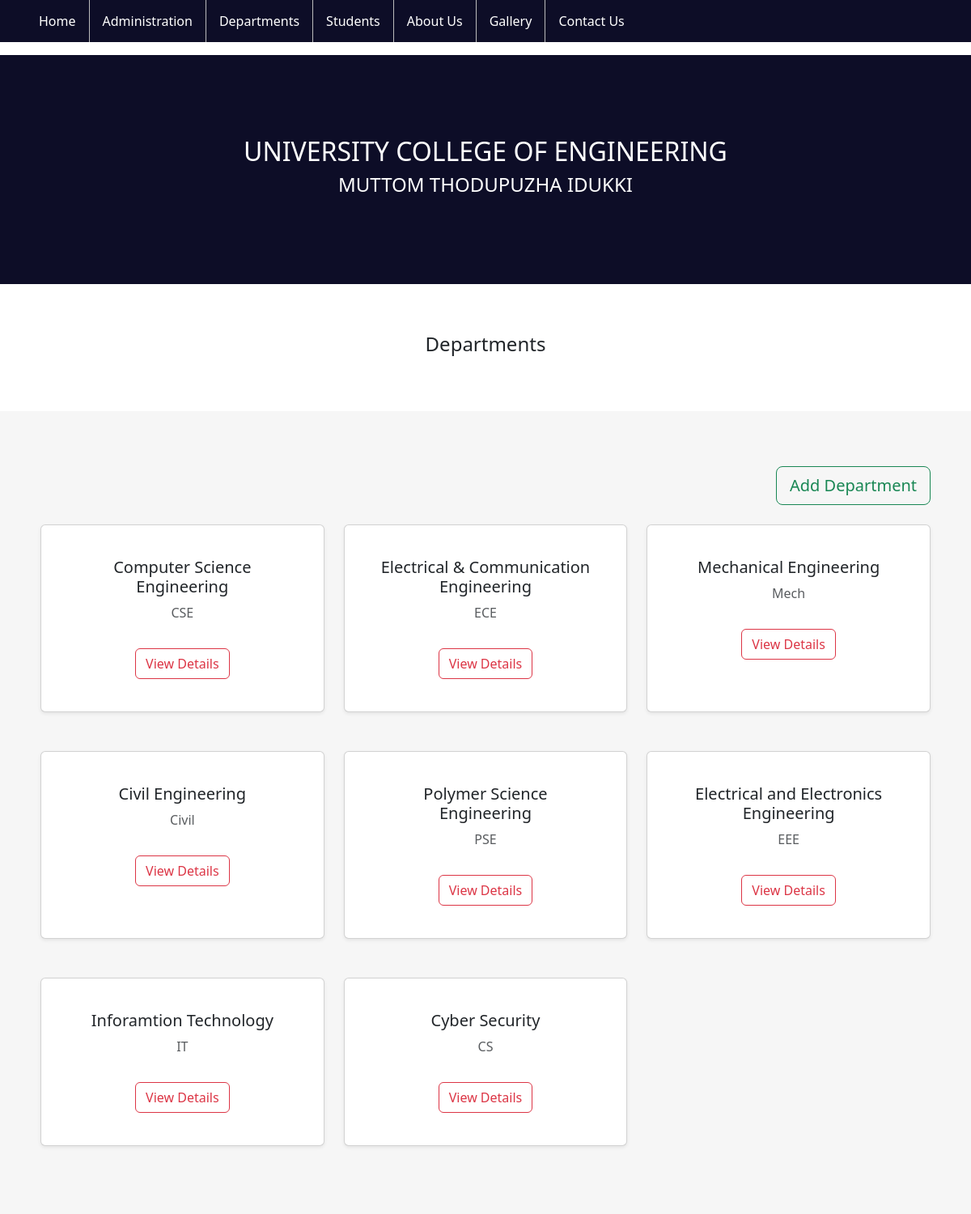
/dept, run on the app's committed database.
### school/models.py (models this page shows)
class departments(models.Model):
    depname = models.CharField(max_length = 255)
    depcode = models.CharField(max_length = 255)

### school/views.py (the view)
# urls.py: path('dept',views.dept,name='dept'),
def dept(request):
   dep = departments.objects.all().values()
   context={
      'dep':dep
   }
   return render(request,'school/departments.html',context)

### school/templates/school/departments.html (shortened to what this page needs)
{% load static %}
{% include 'school/base.html' %}
<!DOCTYPE html>
<html lang="gr">
<head>
    <link href="https://cdn.jsdelivr.net/npm/bootstrap@5.3.3/dist/css/bootstrap.min.css" rel="stylesheet">
</head>
<body>
    <div class="container-fluid text-center commonclass">
        <h4>Departments</h4>
    </div>
    <div class="container-fluid bg-grey">
        <div class="d-flex justify-content-end align-items-center mt-2">
            <a href="/add_dept"><button type="button" class="btn btn-outline-success btn-lg">Add Department</button></a>
        </div>
        <div class="row">
            {% for i in dep %}
            <div class="col-md-4 mb-4 mt-4">
                <div class="card p-4 shadow-sm h-100 text-center card-hover">
                    <div class="card-body">
                        <h5 class="card-title">{{ i.depname }}</h5>
                        <p class="card-text text-muted">{{ i.depcode }}</p>
                        <button type="button" class="btn btn-outline-danger mt-3">View Details</button>
                    </div>
                </div>
            </div>
            {% endfor %}
        </div>
    </div>
</body>
</html>

### school/templates/school/base.html (shortened to what this page needs)
{% load static %}
<!DOCTYPE html>
<html lang="en">
<head>
</head>
<body>
    <ul>
        <li><a href="/home" class="active">Home</a></li>
        <li><a href="/teach">Administration</a></li>
        <li><a href="/dept">Departments</a></li>
        <li><a href="/stud">Students</a></li>
        <li><a href="/aboutus">About Us</a></li>
        <li><a href="#">Gallery</a></li>
        <li><a href="#">Contact Us</a></li>
      </ul>
      <div class="container-fluid bg-blue text-center">
        <h2>UNIVERSITY COLLEGE OF ENGINEERING</h2>
        <h4>MUTTOM THODUPUZHA IDUKKI</h4>
    </div>
</body>
</html>

### school/templates/footer.html (shortened to what this page needs)
{% load static %}

### school/static/css/home.css (style rules this page uses)
ul { list-style-type: none; margin: 0; padding: 0; overflow: hidden; background-color: rgb(13, 13, 39); position: -webkit-sticky; position: sticky; top: 0; z-index: 1000; }
li { float: left; border-right: 1px solid #bbb; }
li a { display: block; color: white; text-align: center; padding: 14px 16px; text-decoration: none; }
li:last-child { border-right: none; }
.active { background-color: rgb(13, 13, 39); }
.bg-blue { background-color: rgb(13, 13, 39); color: white; padding: 100px 25px; }

### school/static/css/aboutus.css (style rules this page uses)
.commonclass { padding: 60px 50px; text-align: justify; }
.bg-grey { background-color: #f6f6f6; padding: 60px 50px; }
.bg-blue { background-color: rgb(13, 13, 39); color: white; padding: 100px 25px; }
.card-hover { transition: transform 0.3s ease, box-shadow 0.3s ease; }

### data on the page
departments: depname "Computer Science Engineering", depcode "CSE"
departments: depname "Electrical & Communication Engineering", depcode "ECE"
departments: depname "Mechanical Engineering", depcode "Mech"
departments: depname "Civil Engineering", depcode "Civil"
departments: depname "Polymer Science Engineering", depcode "PSE"
departments: depname "Electrical and Electronics Engineering", depcode "EEE"
departments: depname "Inforamtion Technology", depcode "IT"
departments: depname "Cyber Security", depcode "CS"
